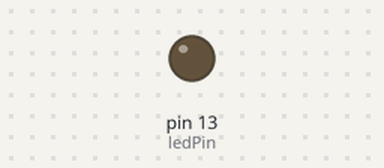
Bench run of a sketch on a simulated Arduino Uno, built with avr-gcc and run on an emulated ATmega328P. On the bench: output pins drawn as LEDs (lit = HIGH).

Above: at 1.07 s.
At 10.0 s:
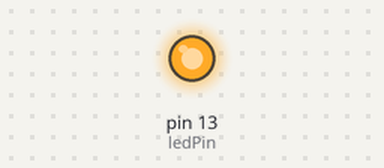
Timing chart, 0 to 10.9 s (numbered marks = the images above):
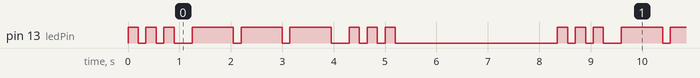

The sketch:

lab1_01S.O.S.ino
```cpp
int ledPin = 13;
#define TIME_SHORT 200
#define TIME_LONG 800
#define TIME_WAIT1 150
#define TIME_WAIT2 200
long time_short = 0 , time_long = 0;
void setup() {
  pinMode(ledPin, OUTPUT);
}

void loop() {
  //三个短闪烁来表示字母“S”
  for (int x = 0; x < 3; x++)
  {
    digitalWrite(ledPin, HIGH);
    delay(TIME_SHORT);
    digitalWrite(ledPin, LOW);
    delay(TIME_WAIT1);
  }

  delay(TIME_WAIT2);

  //三个长闪烁来表示字母“O”
  for (int x = 0; x < 3; x++) {
    digitalWrite(ledPin, HIGH);
    delay(TIME_LONG);
    digitalWrite(ledPin, LOW);
    delay(TIME_WAIT1);
  }

  delay(TIME_WAIT2);

  //再用三个短闪烁来表示字母“S”
  for (int x = 0; x < 3; x++) {
    digitalWrite(ledPin, HIGH);           //设置LED 为开
    delay(TIME_SHORT);                           //延时150毫秒
    digitalWrite(ledPin, LOW);            //设置LED 为关
    delay(TIME_WAIT1);                           //延时100毫秒
  }

  //在重复S.0.S信号前等待3秒
  delay(3000);
}
```

Measured:
- by itself, pin 13 (ledPin): repeats every 8.4 s: 2 × (LOW 0.15 s, HIGH 0.20 s), LOW 0.35 s, 2 × (HIGH 0.80 s, LOW 0.15 s), HIGH 0.80 s, LOW 0.35 s, 2 × (HIGH 0.20 s, LOW 0.15 s), HIGH 0.20 s, LOW 3.2 s, HIGH 0.20 s
- by itself, everything shown: repeats every 8.4 s, in 18 steps
